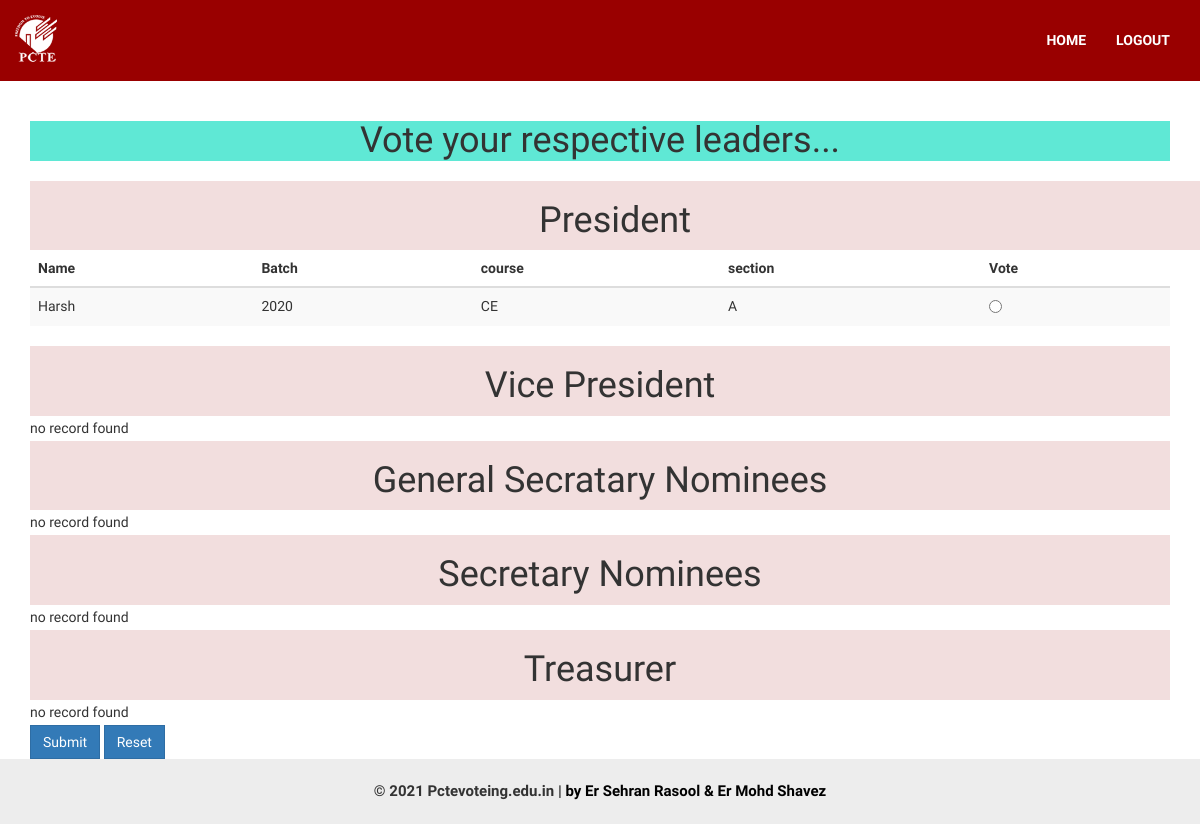
The app's page /election.php?cid=Chess with its own data.
### tables this page shows
CREATE TABLE `nominees` (
  `sno` int(11) NOT NULL,
  `name` varchar(40) NOT NULL,
  `batch` int(11) NOT NULL,
  `course` varchar(40) NOT NULL,
  `section` varchar(5) NOT NULL,
  `mobile` int(11) NOT NULL,
  `designation` varchar(30) NOT NULL,
  `club` varchar(40) NOT NULL,
  `timestamp` timestamp NOT NULL DEFAULT current_timestamp() ON UPDATE current_timestamp()
);

### election.php (the view, shortened to what this page needs)
<?php
$var=$_GET['cid'];
?>
<!DOCTYPE html>
<html xmlns="http://www.w3.org/1999/xhtml">
<head>
    <link href="assets/css/bootstrap.css" rel="stylesheet" />
    <link href="assets/css/ionicons.css" rel="stylesheet" />
    <link href="assets/js/source/jquery.fancybox.css" rel="stylesheet" />
    <link href="assets/css/style.css" rel="stylesheet" />
</head>
<body data-spy="scroll" data-target=".navbar-fixed-top">
<?php
  include('header.php');
?>
<div class="container mb-30">
    <h1 style="margin-top:10px;margin-bottom:20px;background: rgb(95, 232, 213); text-align: center;">Vote your respective leaders...</h1>
  <form name="f1" action="election.php" method="post">
    <div class="container text-center bg-danger text-light " >
     <h1>President</h1>
  </div>
    <?php
    $con=new mysqli("localhost","root","","vote");
    if($con==true)
    {
$cmd="select * from nominees where designation = 'President' and club='$var'";
      if($y=$con->query($cmd))
      {
        if($y->num_rows>0)
        {
         ?>
         <table class="table table-striped ">
         <thead>
         <tr>
           <th scope="col">Name</th>
           <th scope="col">Batch</th>
           <th scope="col">course</th>
           <th scope="col">section</th>
           <th scope="col">Vote</th>
         </tr>
       </thead>
       <tbody>
         <?php
         while($t=$y->fetch_array()){
          ?>
    <tr>
            <td><?php
        echo $t[1];
      ?>
      </td>
      <td>
        <?php
        echo $t[2];
      ?>
      </td>
      <td>
        <?php
        echo $t[3];
      ?>
      </td>
      <td>
        <?php
        echo $t[4];
      ?>
      </td>
      <td><input type="radio" required
       value="<?php
        echo $t[0]?> " name="p"></td>
    </tr>
    <?php
  }
        }else{
          echo "no record found";
        }
      }
      else{
        echo "query problem";
      }
    }
    else{
      echo "connection problem";
    }
    ?>
    </tbody>
  </table>
<div class="container-fluid text-center bg-danger text-light " >
     <h1>Vice President</h1>
  </div>
    <?php
    $con=new mysqli("localhost","root","","vote");
    if($con==true)
    {
$cmd="select * from nominees where designation = 'Vice President' and club='$var'";
      if($y=$con->query($cmd))
      {
        if($y->num_rows>0)
        {
         ?>
         <table class="table table-striped">
         <thead>
         <tr>
           <th scope="col">Name</th>
           <th scope="col">Batch</th>
           <th scope="col">course</th>
           <th scope="col">section</th>
           <th scope="col">Vote</th>
         </tr>
       </thead>
       <tbody>
         <?php
         while($t=$y->fetch_array()){
          ?>
         <tr>
            <td><?php
        echo $t[1];
      ?>
      </td>
      <td>
        <?php
        echo $t[2];
      ?>
      </td>
      <td>
        <?php
        echo $t[3];
      ?>
      </td>
      <td>
        <?php
        echo $t[4];
      ?>
      </td>
      <td><input type="radio" required value="<?php
      echo $t[0]?> " name="vp" ></td>
    </tr>
    <?php
  }
        }else{
          echo "no record found";
        }
      }
      else{
        echo "query problem";
      }
    }
    else{
      echo "connection problem";
    }
    ?>
<div class="container-fluid text-center bg-danger text-light " >
     <h1>General Secratary Nominees</h1>
  </div>
    <?php
    $con=new mysqli("localhost","root","","vote");
    if($con==true)
    {
$cmd="select * from nominees where designation = 'General Secretary' and club='$var'";
      if($y=$con->query($cmd))
      {
        if($y->num_rows>0)
        {
         ?>
         <table class="table table-striped">
         <thead>
         <tr>
           <th scope="col">Name</th>
           <th scope="col">Batch</th>
           <th scope="col">course</th>
           <th scope="col">section</th>
           <th scope="col">Vote</th>
         </tr>
       </thead>
       <tbody>
         <?php
         while($t=$y->fetch_array()){
          ?>
         <tr>
            <td><?php
        echo $t[1];
      ?>
      </td>
      <td>
        <?php
        echo $t[2];
      ?>
      </td>
      <td>
        <?php
        echo $t[3];
      ?>
      </td>
      <td>
        <?php
        echo $t[4];
      ?>
      </td>
      <td><input type="radio" required  value="<?php
      echo $t[0]?> " name="gs"></td>
    </tr>
    <?php
  }
        }else{
          echo "no record found";
        }
      }
      else{
        echo "query problem";
      }
    }
    else{
      echo "connection problem";
    }
    ?>
 <div class="container-fluid text-center bg-danger text-light " >
     <h1>Secretary Nominees</h1>
  </div>
    <?php
    $con=new mysqli("localhost","root","","vote");
    if($con==true)
    {
$cmd="select * from nominees where designation = 'Secretary' and club='$var'";
      if($y=$con->query($cmd))
      {
        if($y->num_rows>0)
        {
         ?>
         <table class="table table-striped">
         <thead>
         <tr>
           <th scope="col">Name</th>
           <th scope="col">Batch</th>
           <th scope="col">course</th>
           <th scope="col">section</th>
           <th scope="col">Vote</th>
         </tr>
       </thead>
       <tbody>
         <?php
         while($t=$y->fetch_array()){
          ?>
         <tr>
            <td><?php
        echo $t[1];
      ?>
      </td>
      <td>
        <?php
        echo $t[2];
      ?>
      </td>
      <td>
        <?php
        echo $t[3];
      ?>
      </td>
      <td>
        <?php
        echo $t[4];
      ?>
      </td>
      <td><input type="radio" required  value="<?php
      echo $t[0]?> " name="s"></td>
    </tr>
    <?php
  }
        }else{
          echo "no record found";
        }
      }
      else{
        echo "query problem";
      }
    }
    else{
      echo "connection problem";
    }
    ?>
<div class="container-fluid text-center bg-danger text-light " >
     <h1>Treasurer</h1>
  </div>
    <?php
    $con=new mysqli("localhost","root","","vote");
    if($con==true)
    {
$cmd="select * from nominees where designation = 'Treasurer' and club='$var'";
      if($y=$con->query($cmd))
      {
        if($y->num_rows>0)
        {
         ?>
        <table class="table table-striped">
         <thead>
         <tr>
           <th scope="col">Name</th>
           <th scope="col">Batch</th>
           <th scope="col">course</th>
           <th scope="col">section</th>
           <th scope="col">Vote</th>
         </tr>
       </thead>
       <tbody>
         <?php
         while($t=$y->fetch_array()){
          ?>
         <tr>
            <td><?php
        echo $t[1];
      ?>
      </td>
      <td>
        <?php
        echo $t[2];
      ?>
      </td>
      <td>
        <?php
        echo $t[3];
      ?>
      </td>
      <td>
        <?php
        echo $t[4];
      ?>
      </td>
      <td><input type="radio"  required value="<?php
        echo $t[0]?> " name="t"></td>
    </tr>
    <?php
  }
        }else{
          echo "no record found";
        }
      }
      else{
        echo "query problem";
      }
    }
    else{
      echo "connection problem";
    }
    ?>
  <div class="d-grid gap-2 button" >
  <button class="btn btn-primary " name="b1" type="submit">Submit</button>
  <button class="btn btn-primary" type="reset">Reset</button>
</div>
  </form>
  </div>
    <footer>
        &copy 2021  Pctevoteing.edu.in  | <a href="#" target="_blank">by Er Sehran Rasool & Er Mohd Shavez</a>
    </footer>
</body>
</html>

### assets/css/style.css (style rules this page uses)
body { font-family: 'Maven Pro', sans-serif; line-height: 25px; }
.btn { border-radius: 0px; -webkit-border-radius: 0px; -moz-border-radius: 0px; }
footer { padding: 20px; font-size: 15px; text-align: center; font-weight: 900; background-color: rgba(237, 237, 237, 1); }
footer a, footer a:hover { color: #000; text-decoration: none; }

### election.php (style rules this page uses)
body { margin-top:111px; }

### records on screen
nominees: name "Harsh", batch "2020", course "CE", section "A"
